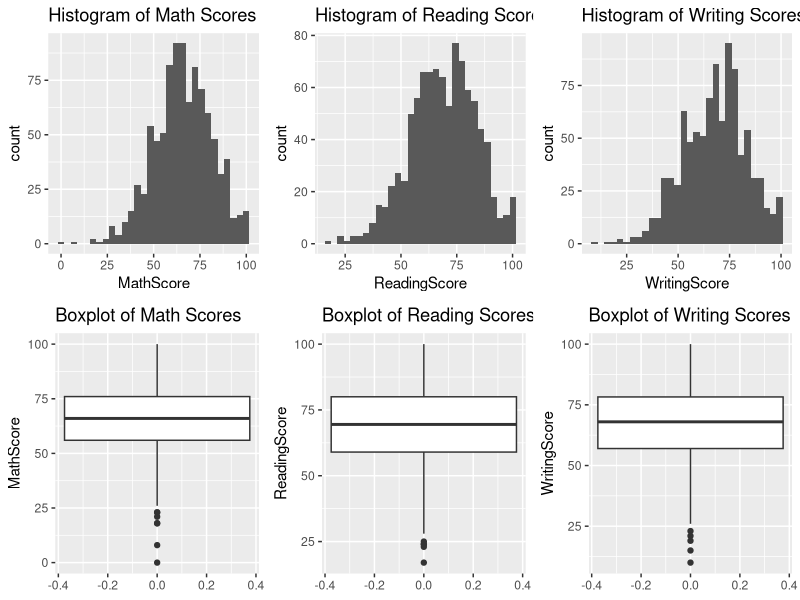
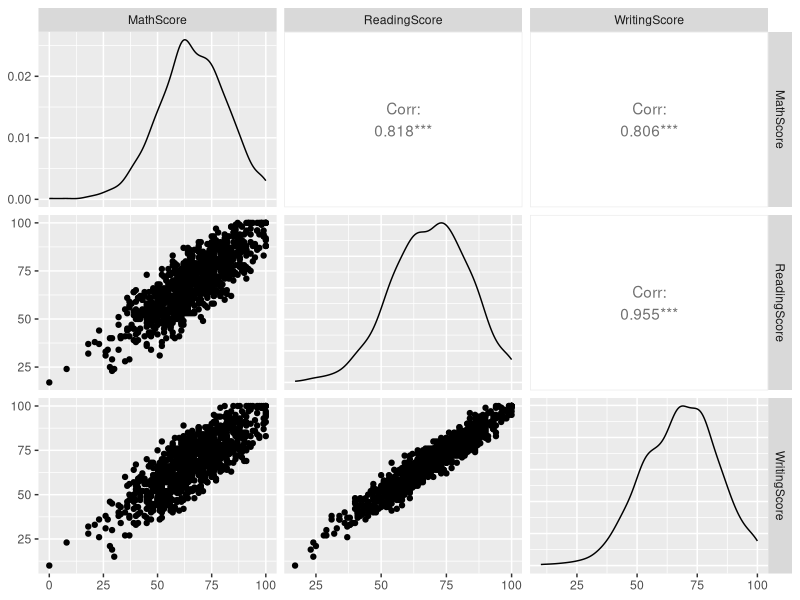
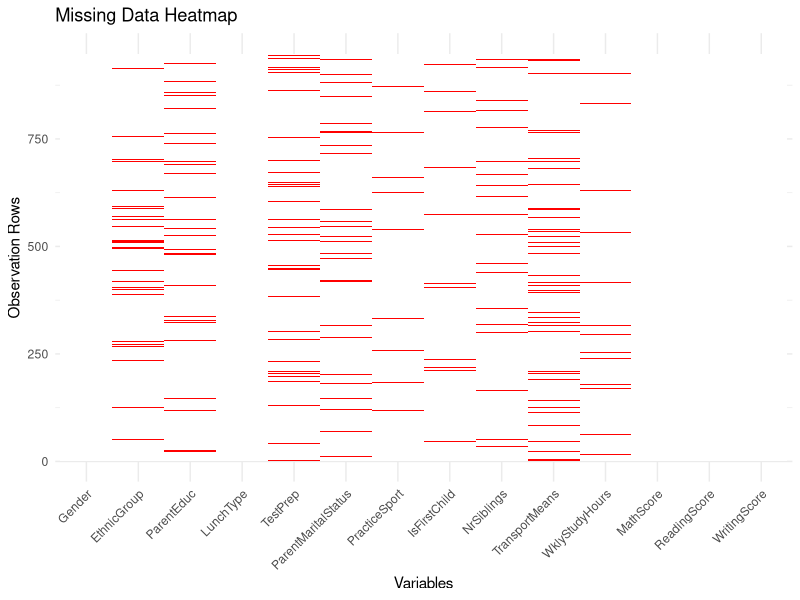

Write R code to recreate these figures, in order.
## ---- chunk 1
# Load necessary libraries
library(dplyr)
library(tidyr)
library(ggplot2)
library(GGally)
library(gridExtra)

# Read the data
data <- read.csv("./Project_1_data.csv")

# 1. Descriptive statistics table for all variables
summary(data)

# 2. Explore distribution of results and consider potential transformations
# Histograms for continuous variables
hist_math <- ggplot(data, aes(x = MathScore)) + geom_histogram(bins = 30) + ggtitle("Histogram of Math Scores")
hist_reading <- ggplot(data, aes(x = ReadingScore)) + geom_histogram(bins = 30) + ggtitle("Histogram of Reading Scores")
hist_writing <- ggplot(data, aes(x = WritingScore)) + geom_histogram(bins = 30) + ggtitle("Histogram of Writing Scores")

# Boxplots for continuous variables to check for outliers
box_math <- ggplot(data, aes(y = MathScore)) + geom_boxplot() + ggtitle("Boxplot of Math Scores")
box_reading <- ggplot(data, aes(y = ReadingScore)) + geom_boxplot() + ggtitle("Boxplot of Reading Scores")
box_writing <- ggplot(data, aes(y = WritingScore)) + geom_boxplot() + ggtitle("Boxplot of Writing Scores")

# Grid of plots
grid.arrange(hist_math, hist_reading, hist_writing, box_math, box_reading, box_writing, ncol = 3)

# 3. Check for potential outliers or influential points
# Scatterplot matrix for continuous variables
ggpairs(data, columns = c("MathScore", "ReadingScore", "WritingScore"))

## ---- chunk 2
# Load necessary libraries
library(ggplot2)
library(reshape2)


# Creating a function to count NA and empty strings as missing values
count_missing <- function(x) sum(is.na(x) | x == "")
# Calculating the missing values
missing_values <- sapply(data, function(x) count_missing(x))

# Creating a dataframe for missing values
missing_data_frame <- data.frame(Variable = names(missing_values), MissingValues = missing_values)

# Convert empty strings to NA
data[data == ""] <- NA

# Melt the data for visualization
melted_data <- melt(data.frame(row = 1:nrow(data), data), id.vars = 'row')

# Creating the heatmap
ggplot(melted_data, aes(x = variable, y = row)) + 
  geom_tile(aes(fill = is.na(value))) + 
  scale_fill_manual(values = c('white', 'red'), guide = FALSE) + 
  theme_minimal() + 
  theme(axis.text.x = element_text(angle = 45, hjust = 1)) +
  labs(x = 'Variables', y = 'Observation Rows', title = 'Missing Data Heatmap')
## ---- chunk 3
missing_data_frame
## ---- chunk 4
# Imputing missing values
# For columns with fewer missing values, replace with mode
get_mode <- function(v) {
  uniqv <- unique(v)
  uniqv[which.max(tabulate(match(v, uniqv)))]
}

data$PracticeSport[is.na(data$PracticeSport)] <- get_mode(data$PracticeSport)
data$IsFirstChild[is.na(data$IsFirstChild)] <- get_mode(data$IsFirstChild)

# For columns with more missing values, you can choose to impute or drop
# Imputing with mode (as an example)
data$EthnicGroup[is.na(data$EthnicGroup)] <- get_mode(data$EthnicGroup)
data$ParentEduc[is.na(data$ParentEduc)] <- get_mode(data$ParentEduc)
data$TestPrep[is.na(data$TestPrep)] <- get_mode(data$TestPrep)
data$ParentMaritalStatus[is.na(data$ParentMaritalStatus)] <- get_mode(data$TestPrep)
data$WklyStudyHours[is.na(data$WklyStudyHours)]<- get_mode(data$WklyStudyHours)
data$NrSiblings[is.na(data$NrSiblings)] <- mean(data$NrSiblings,na.rm = TRUE)

# Alternatively, to drop rows with NA values in these columns-TransportMeans
data <- data %>% drop_na(TransportMeans)
## ---- chunk 5
# Creating a function to count NA and empty strings as missing values
count_missing <- function(x) sum(is.na(x) | x == "")
# Calculating the missing values
missing_values <- sapply(data, function(x) count_missing(x))

# Creating a dataframe for missing values
missing_data_frame <- data.frame(Variable = names(missing_values), MissingValues = missing_values)
missing_data_frame
## ---- chunk 6
# Load the necessary libraries
library(dplyr)
library(tidyr)

# Encode Categorical Variables
# Label Encoding for binary variables
data$Gender <- as.numeric(as.factor(data$Gender)) - 1
data$IsFirstChild <- as.numeric(as.factor(data$IsFirstChild)) - 1
data$LunchType <- as.numeric(as.factor(data$LunchType)) - 1
data$TestPrep<- as.numeric(as.factor(data$TestPrep)) - 1
data$TransportMeans<- as.numeric(as.factor(data$TransportMeans)) - 1
## ---- chunk 7
# One-Hot Encoding for non-binary categorical variables
library(caret)

# Convert character variables to factors
data <- data %>% mutate(across(where(is.character), as.factor))

# Select non-binary categorical variables
non_binary_categorical_vars <- names(Filter(function(x) is.factor(x) && length(unique(x)) > 2, data))

# Create a formula for non-binary categorical variables
formula <- as.formula(paste("~", paste(non_binary_categorical_vars, collapse = "+")))

# Applying One-Hot Encoding
dummies <- dummyVars(formula, data)
data_transformed <- data.frame(predict(dummies, newdata = data))

# Optionally, bind with original data (excluding original non-binary categorical variables)
data_final <- cbind(select(data, -all_of(non_binary_categorical_vars)), data_transformed)
## ---- chunk 8
# Load necessary libraries
library(ggplot2)
library(GGally)
library(dplyr)

# Splitting the dataset into independent variables (X) and dependent variables (Y)
X <- data %>% select(-c(MathScore, ReadingScore, WritingScore))
Y_math <- data$MathScore
Y_reading <-data$ReadingScore
Y_writing <- data$WritingScore

# Convert character variables to factors for better handling in plots
data <- X  %>% mutate(across(where(is.character), as.factor))

# Plotting pairwise relationships with GGally
plot=ggpairs(data)

## ---- chunk 9
# Load necessary libraries
library(tidyverse)
library(caret)
library(car)



# Building linear regression models
model_math <- lm(Y_math ~ ., data = X)
model_reading <- lm(Y_reading ~ ., data = X)
model_writing <- lm(Y_writing ~ ., data = X)

# Summarizing the models
summary(model_math)
summary(model_reading)
summary(model_writing)

## ---- chunk 10
# Checking for interaction effects (example for math score)
model_math_interaction <- lm(Y_math ~  (.)^2, data = X)
summary(model_math_interaction)

# Compare the models
anova(model_math, model_math_interaction)

# Investigate if one score can help predict another
# Example: Using MathScore to predict ReadingScore
model_reading_with_math <- lm(Y_reading ~ . + Y_math, data = X)
summary(model_reading_with_math)
## ---- chunk 11
step(model_math, direction='backward')
## ---- chunk 12
step(model_reading, direction='backward')
## ---- chunk 13
selectedmodel=lm(formula = Y_math ~ Gender + EthnicGroup + ParentEduc + 
    LunchType + TestPrep + ParentMaritalStatus + IsFirstChild + 
    WklyStudyHours, 
    data = X)
summary(selectedmodel)
## ---- chunk 14
selectedmodel=lm(formula = Y_reading ~ Gender + EthnicGroup + ParentEduc + 
    LunchType + TestPrep + ParentMaritalStatus + IsFirstChild + 
    WklyStudyHours, 
    data = X)
summary(selectedmodel)
## ---- chunk 15
selectedmodel=lm(formula = Y_writing ~ Gender + EthnicGroup + ParentEduc + 
    LunchType + TestPrep + ParentMaritalStatus + IsFirstChild + 
    WklyStudyHours, 
    data = X)
summary(selectedmodel)
